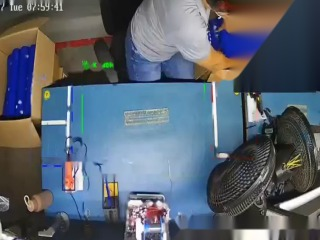
#> input picture anotar/test/B_f00000_t0000s.jpg, 320 x 240 px, given as the content of the folder anotar/train, which was not available
$ python gerar_preanotacao.py
#> lines starting #> are read from the running program, lines starting #| are printed output that depends on the picture; after the words box and inside, x2 and y2 are one past the last pixel; in counts of white or black regions, pixels touching at a corner belong together; pictures that were not available may be replaced by others from this repository, and a replacement may not be noted
#!/usr/bin/env python3
"""
AssemblyGuard V2 - Pre-anotacao automatica para o Edge Impulse
==============================================================
Gera caixas de `peca`, `pilha` e `ferro_solda` por segmentacao de cor
nos 200 frames de anotar/, no formato `bounding_boxes.labels` que o
uploader do Edge Impulse reconhece (as caixas ja entram desenhadas; a
Labeling queue vira revisao em vez de desenho).

Como separa as classes:
  - donuts/pilhas: azul ESCURO saturado (a bancada e azul-clara
    dessaturada, os cabos sao quase pretos -> ficam fora por S e V);
  - peca vs pilha: vista de cima a altura nao aparece, entao usamos
    (a) forma alongada (colunas deitadas no estoque) e
    (b) posicao - a camera e fixa e as zonas de estoque (bandeja a
        direita, caixa no alto a direita) e de saida (esquerda) so
        contem pilhas;
  - ferro_solda: unico objeto verde da cena (cabo do ferro).

REVISAR DEPOIS NA LABELING QUEUE - erros esperados e conhecidos:
  - pilha em formacao no MEIO da bancada comeca rotulada como peca;
  - ferro totalmente coberto pela mao some;
  - pecas na mao podem fundir num blob so.
"""

import cv2
import numpy as np
import json
import os

PASTAS = ['anotar/train', 'anotar/test']
W, H = 320, 240

# zonas de prior de classe, em fracao do frame (x1, y1, x2, y2)
ZONAS_PILHA = [
    (0.60, 0.00, 1.00, 0.33),   # caixa de estoque (alto, direita)
    (0.80, 0.25, 1.00, 0.95),   # bandeja/prateleira da direita
    (0.00, 0.20, 0.14, 0.70),   # zona de saida (esquerda)
]

AREA_MIN = 90         # blob menor que isso e ruido/reflexo
AREA_MIN_FERRO = 60

# limites de uma PECA individual (donut ~30px de diametro em 320x240);
# blobs esparsos (bordas da bancada) caem no fill minimo
PECA_MAX_LADO = 95
PECA_MAX_AREA = 3500
PECA_FILL_MIN = 0.42

# pilhas podem ser blobs grandes (estoque inteiro da caixa vira um blob)
PILHA_MAX_LADO = 175


def em_zona_pilha(cx, cy):
    fx, fy = cx / W, cy / H
    return any(x1 <= fx <= x2 and y1 <= fy <= y2
               for (x1, y1, x2, y2) in ZONAS_PILHA)


def caixas_da_imagem(img):
    hsv = cv2.cvtColor(img, cv2.COLOR_BGR2HSV)
    h, s, v = hsv[:, :, 0], hsv[:, :, 1], hsv[:, :, 2]

    caixas = []

    # ---- donuts / pilhas: azul escuro saturado ----
    azul = ((h > 100) & (h < 132) & (s > 120) & (v > 55) & (v < 230))
    azul = (azul.astype(np.uint8)) * 255
    # open 5x5: separa donuts encostados (tocam-se por istmos finos) e
    # apaga as linhas azuis da borda da bancada, que sao tracos de ~3px
    azul = cv2.morphologyEx(azul, cv2.MORPH_OPEN, np.ones((5, 5), np.uint8))
    azul = cv2.morphologyEx(azul, cv2.MORPH_CLOSE, np.ones((3, 3), np.uint8))

    # ---- PECAS por circulo de Hough: o donut e um ANEL, e circulos
    # ignoram por construcao as bordas retas da bancada que enganavam o
    # filtro por blob ----
    blur = cv2.GaussianBlur(azul, (5, 5), 0)
    circ = cv2.HoughCircles(blur, cv2.HOUGH_GRADIENT, dp=1.2, minDist=17,
                            param1=110, param2=13, minRadius=8, maxRadius=19)
    if circ is not None:
        for cx, cy, r in circ[0]:
            x1, y1 = int(cx - r), int(cy - r)
            x2, y2 = int(cx + r), int(cy + r)
            # o circulo precisa estar de fato preenchido de azul
            recorte = azul[max(0, y1):y2, max(0, x1):x2]
            if recorte.size == 0 or (recorte > 0).mean() < 0.45:
                continue
            label = 'pilha' if em_zona_pilha(cx, cy) else 'peca'
            caixas.append({'label': label, 'x': max(0, x1), 'y': max(0, y1),
                           'width': int(2 * r), 'height': int(2 * r)})

    # ---- PILHAS deitadas (colunas do estoque): blobs alongados ----
    nlab, lab, stats, cent = cv2.connectedComponentsWithStats(azul, 8)
    for i in range(1, nlab):
        x, y, w_, h_, a = stats[i]
        if a < AREA_MIN or max(w_, h_) > PILHA_MAX_LADO:
            continue
        cx, cy = cent[i]
        alongado = max(w_, h_) / max(1, min(w_, h_)) > 1.7
        if not (alongado and em_zona_pilha(cx, cy)):
            continue
        # nao duplicar o que os circulos ja cobriram
        ja = any(abs(c['x'] + c['width'] / 2 - cx) < 12 and
                 abs(c['y'] + c['height'] / 2 - cy) < 12 for c in caixas)
        if not ja:
            caixas.append({'label': 'pilha', 'x': int(x), 'y': int(y),
                           'width': int(w_), 'height': int(h_)})

    # ---- ferro de solda: cabo verde ----
    verde = ((h > 45) & (h < 90) & (s > 90) & (v > 70))
    verde = (verde.astype(np.uint8)) * 255
    verde = cv2.morphologyEx(verde, cv2.MORPH_CLOSE, np.ones((7, 7), np.uint8))
    nlab, lab, stats, cent = cv2.connectedComponentsWithStats(verde, 8)
    melhor = None
    for i in range(1, nlab):
        x, y, w_, h_, a = stats[i]
        if a >= AREA_MIN_FERRO and (melhor is None or a > melhor[4]):
            melhor = (x, y, w_, h_, a)
    if melhor:
        x, y, w_, h_, _ = melhor
        # a caixa cobre o cabo; expande um pouco para pegar a ponta
        caixas.append({'label': 'ferro_solda',
                       'x': max(0, int(x) - 6), 'y': max(0, int(y) - 6),
                       'width': min(W, int(w_) + 12),
                       'height': min(H, int(h_) + 12)})

    return caixas


def desenhar(img, caixas):
    cores = {'peca': (0, 255, 255), 'pilha': (255, 0, 255),
             'ferro_solda': (0, 255, 0)}
    out = img.copy()
    for c in caixas:
        cor = cores[c['label']]
        cv2.rectangle(out, (c['x'], c['y']),
                      (c['x'] + c['width'], c['y'] + c['height']), cor, 1)
        cv2.putText(out, c['label'][:5], (c['x'], max(8, c['y'] - 2)),
                    cv2.FONT_HERSHEY_SIMPLEX, 0.32, cor, 1, cv2.LINE_AA)
    return out


if __name__ == '__main__':
    total_caixas = 0
    for pasta in PASTAS:
        arquivos = sorted(f for f in os.listdir(pasta) if f.endswith('.jpg'))
        labels = {'version': 1, 'type': 'bounding-box-labels',
                  'boundingBoxes': {}}
        amostras = []
        for idx, arq in enumerate(arquivos):
            img = cv2.imread(os.path.join(pasta, arq))
#> img is the input picture: shape (240, 320, 3); mean B, G, R 111.6, 99.7, 89.8
            caixas = caixas_da_imagem(img)
#> in caixas_da_imagem, `hsv = cv2.cvtColor(img, cv2.COLOR_BGR2HSV)`: hsv: shape (240, 320, 3); mean H, S, V 78.9, 88.3, 122.7
#> in caixas_da_imagem, `h, s, v = hsv[:, :, 0], hsv[:, :, 1], hsv[:, :, 2]`:
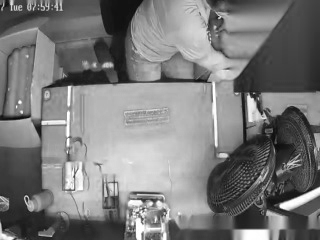
#> v: shape (240, 320); min 9, max 255, mean 122.7
#> in caixas_da_imagem, `azul = ((h > 100) & (h < 132) & (s > 120) & (v > 55) & (v < 230))`:
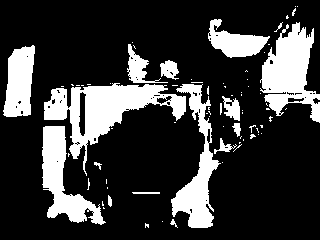
#> azul: shape (240, 320) bool; 22.5% white; 76 white regions (59 under 20 px), largest, box (x1, y1, x2, y2) and area: (44, 83, 186, 176) 4380, (260, 22, 320, 123) 3285, (171, 84, 221, 228) 2568
#> in caixas_da_imagem, `azul = cv2.morphologyEx(azul, cv2.MORPH_OPEN, np.ones((5, 5), np.uint8))`: azul: shape (240, 320); 19.9% white; 18 white regions (1 under 20 px), largest, box (x1, y1, x2, y2) and area: (70, 85, 164, 156) 3170, (262, 24, 320, 122) 2671, (42, 126, 103, 224) 2414
#> in caixas_da_imagem, `azul = cv2.morphologyEx(azul, cv2.MORPH_CLOSE, np.ones((3, 3), np.uint..`: azul: shape (240, 320); 20.1% white; 16 white regions, largest, box (x1, y1, x2, y2) and area: (70, 85, 164, 156) 3184, (262, 24, 320, 122) 3043, (42, 126, 103, 224) 2423
#> in caixas_da_imagem, `circ = cv2.HoughCircles(blur, cv2.HOUGH_GRADIENT, dp=1.2, minDist=17, ..`: circ = [[48.6, 108.6, 18.32], [197.4, 102.6, 8.96], [54.6, 137.4, 13.04], [276.6, 96.6, 11.24], [75, 132.6, 11.36], [137.4, 66.6, 9.56], [43.8, 197.4, 9.32], [221.4, 39, 11.48], [77.4, 203.4, 8.6]]
#> the loop in caixas_da_imagem, `for cx, cy, r in circ[0]:` made 9 passes
#> (cx, cy, r, x1, y1, x2, y2, fx in em_zona_pilha) on passes 2, 3, 4, 5, 6, 8, 9: (197.4, 102.6, 8.96, 188, 93, 206, 111, 0.617), (54.6, 137.4, 13.04, 41, 124, 67, 150, 0.171), (276.6, 96.6, 11.24, 265, 85, 287, 107, 0.864), (75, 132.6, 11.36, 63, 121, 86, 143, 0.234), (137.4, 66.6, 9.56, 127, 57, 146, 76, 0.429), (221.4, 39, 11.48, 209, 27, 232, 50, 0.692), (77.4, 203.4, 8.6, 68, 194, 86, 212, 0.242)
#> (cx, cy, r, x1, y1, x2, y2) on passes 1, 7: (48.6, 108.6, 18.32, 30, 90, 66, 126), (43.8, 197.4, 9.32, 34, 188, 53, 206)
#> pass 1, in caixas_da_imagem, `recorte = azul[max(0, y1):y2, max(0, x1):x2]`:
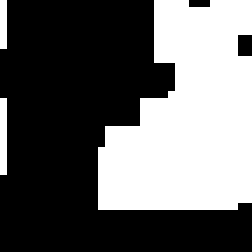
#> recorte: shape (36, 36) (shown 7 times larger); 39.7% white; 3 white regions (2 under 20 px), largest, box (x1, y1, x2, y2) and area: (14, 0, 36, 30) 496
#> after the loop in caixas_da_imagem, `for cx, cy, r in circ[0]:`: caixas = 7 items
#> in caixas_da_imagem, `nlab, lab, stats, cent = cv2.connectedComponentsWithStats(azul, 8)`:
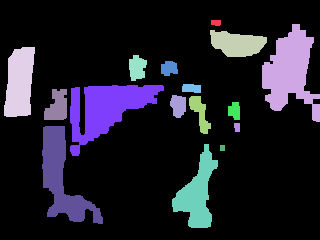
#> lab: shape (240, 320) int32; 17 distinct labels, from 0 to 16; one colour per label, 0 black
#> in caixas_da_imagem, `nlab, lab, stats, cent = cv2.connectedComponentsWithStats(azul, 8)`: nlab = 17; stats = 17 rows, first 6: [0, 0, 320, 240, 61377], [211, 20, 10, 6, 55], [262, 24, 58, 98, 3043], [210, 30, 57, 27, 1079], [4, 47, 31, 70, 1697], [129, 55, 18, 26, 349]; cent = 17 rows, first 8: [161.4, 121.3], [215.6, 22.27], [289.5, 71.26], [236.8, 43.31], [19.18, 82.27], [136.7, 67.44], [168.7, 67.91], [105.6, 108.3]
#> the loop in caixas_da_imagem, `for i in range(1, nlab):` made 16 passes
#> (x, y, w_, h_, a, cx, cy, alongado) on passes 2, 5, 6, 7, 9, 10, 12, 14: (262, 24, 58, 98, 3043, 289.5, 71.26, False), (129, 55, 18, 26, 349, 136.7, 67.44, False), (161, 61, 17, 15, 204, 168.7, 67.91, False), (70, 85, 94, 71, 3184, 105.6, 108.3, False), (44, 89, 23, 31, 533, 56.91, 106, False), (170, 95, 16, 23, 288, 177.9, 105.3, False), (228, 102, 12, 18, 174, 234.1, 110.4, False), (42, 126, 61, 98, 2423, 61.72, 178.3, False)
#> (x, y, w_, h_, a) on passes 1, 13, 16: (211, 20, 10, 6, 55), (234, 123, 6, 9, 50), (220, 145, 5, 6, 30)
#> after the loop in caixas_da_imagem, `for i in range(1, nlab):`: caixas = 9 items
#> in caixas_da_imagem, `verde = ((h > 45) & (h < 90) & (s > 90) & (v > 70))`:
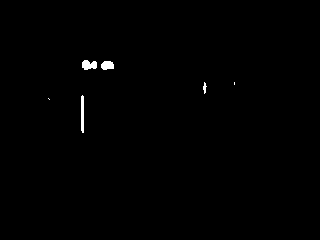
#> verde: shape (240, 320) bool; 0.46% white; 6 white regions (2 under 20 px), largest, box (x1, y1, x2, y2) and area: (82, 60, 97, 70) 114, (81, 95, 84, 133) 110, (101, 61, 114, 70) 96, (203, 82, 207, 94) 27
#> in caixas_da_imagem, `verde = cv2.morphologyEx(verde, cv2.MORPH_CLOSE, np.ones((7, 7), np.ui..`: verde: shape (240, 320); 0.51% white; 5 white regions (2 under 20 px), largest, box (x1, y1, x2, y2) and area: (82, 60, 114, 70) 252, (81, 95, 84, 133) 110, (203, 82, 207, 94) 27
#> in caixas_da_imagem, `nlab, lab, stats, cent = cv2.connectedComponentsWithStats(verde, 8)`: lab: shape (240, 320) int32; 6 distinct labels, from 0 to 5
#> in caixas_da_imagem, `nlab, lab, stats, cent = cv2.connectedComponentsWithStats(verde, 8)`: nlab = 6; stats = [[0, 0, 320, 240, 76406], [82, 60, 32, 10, 252], [203, 82, 4, 12, 27], [234, 82, 1, 3, 3], [81, 95, 3, 38, 110], [48, 98, 2, 2, 2]]; cent = [[159.8, 119.7], [97.05, 64.73], [204.3, 87.44], [234, 83], [82.02, 113.5], [48.5, 98.5]]
#> the loop in caixas_da_imagem, `for i in range(1, nlab):` made 5 passes
#> in caixas_da_imagem, `x, y, w_, h_, _ = melhor`: x = 82; y = 60; w_ = 32; h_ = 10
#> caixas = 10 items
            labels['boundingBoxes'][arq] = caixas
            total_caixas += len(caixas)
#> total_caixas = 10
            if idx % max(1, len(arquivos) // 12) == 0:
                amostras.append(desenhar(img, caixas))
#> the loop in desenhar, `for c in caixas:` made 10 passes
#> cor on passes 1 to 10: (0, 255, 255), (0, 255, 255), (255, 0, 255), (0, 255, 255), (0, 255, 255), (255, 0, 255), (0, 255, 255), (255, 0, 255), (255, 0, 255), (0, 255, 0)
#> after the loop in desenhar, `for c in caixas:`:
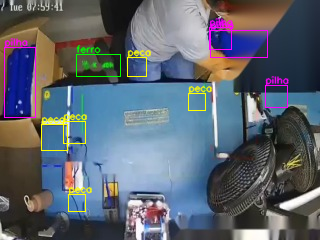
#> out: shape (240, 320, 3); 3.35% of pixels changed, all inside (x1, y1, x2, y2) = (4, 17, 290, 212)

        with open(os.path.join(pasta, 'bounding_boxes.labels'), 'w') as fp:
            json.dump(labels, fp)

        # folha de conferencia visual
        while len(amostras) % 4:
            amostras.append(np.zeros_like(amostras[0]))
#> this loop made 3 passes
#> after the loop, amostras = 4 items
        linhas = [np.hstack(amostras[i:i + 4]) for i in range(0, len(amostras), 4)]
#> linhas = 1 item
        nome = pasta.split('/')[-1]
        cv2.imwrite(f'anotar/preanotacao_{nome}.jpg', np.vstack(linhas),
                    [cv2.IMWRITE_JPEG_QUALITY, 92])
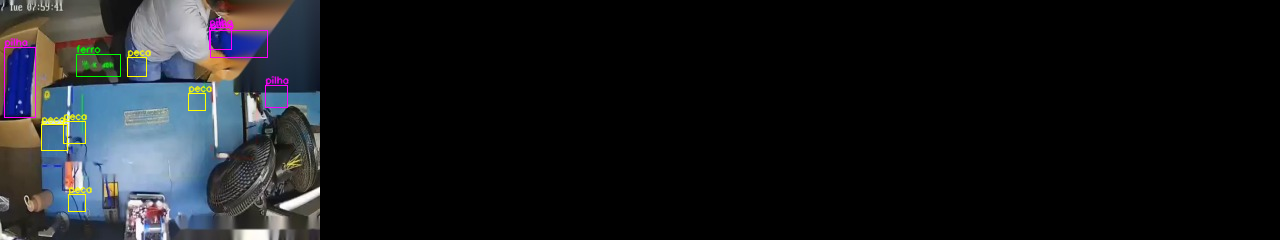
#> saved as preanotacao_train.jpg: shape (240, 1280, 3); mean B, G, R 27.9, 25.1, 23.2
        print(f'{pasta}: {len(arquivos)} imagens anotadas '
              f'-> {pasta}/bounding_boxes.labels')

    print(f'total de caixas geradas: {total_caixas}')
    print('confira: anotar/preanotacao_train.jpg e preanotacao_test.jpg')
